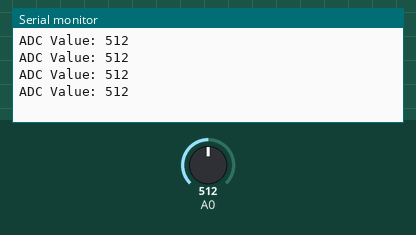
A sketch run on a simulated Arduino Uno, built with avr-gcc and run on an emulated ATmega328P. Shown: the last lines printed to the serial monitor. The test bench sets the inputs (shaded band); at power-on: A0 = 512.

Above: at 1.2 s.
1.3 s: A0 set to 716
At 1.71 s:
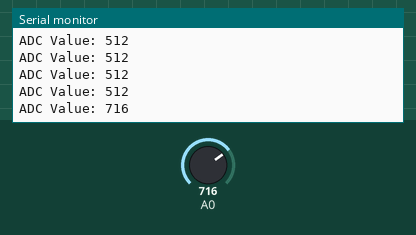
2.8 s: A0 set to 900
At 2.91 s:
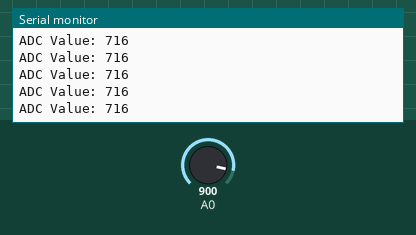
Timing chart, 0 to 5.8 s (numbered marks = the images above; inputs shaded):
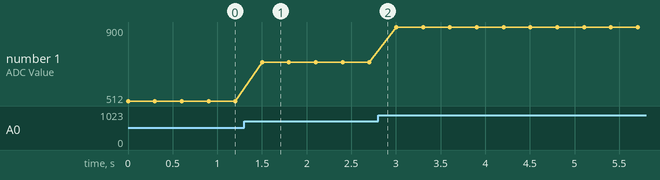

Measured:
- after the input at 1.3 s, the serial monitor: prints a new line after 0.20 s (image 1)
- plotted number 1: 512 → 716 after the input at 1.3 s, 716 → 900 after the input at 2.8 s

The sketch:

node_mcu_soil_test.ino
```cpp
void setup() {
  Serial.begin(115200);
}

void loop() {
  Serial.print("ADC Value: ");Serial.println(analogRead(A0));
  delay(300);
}
```
